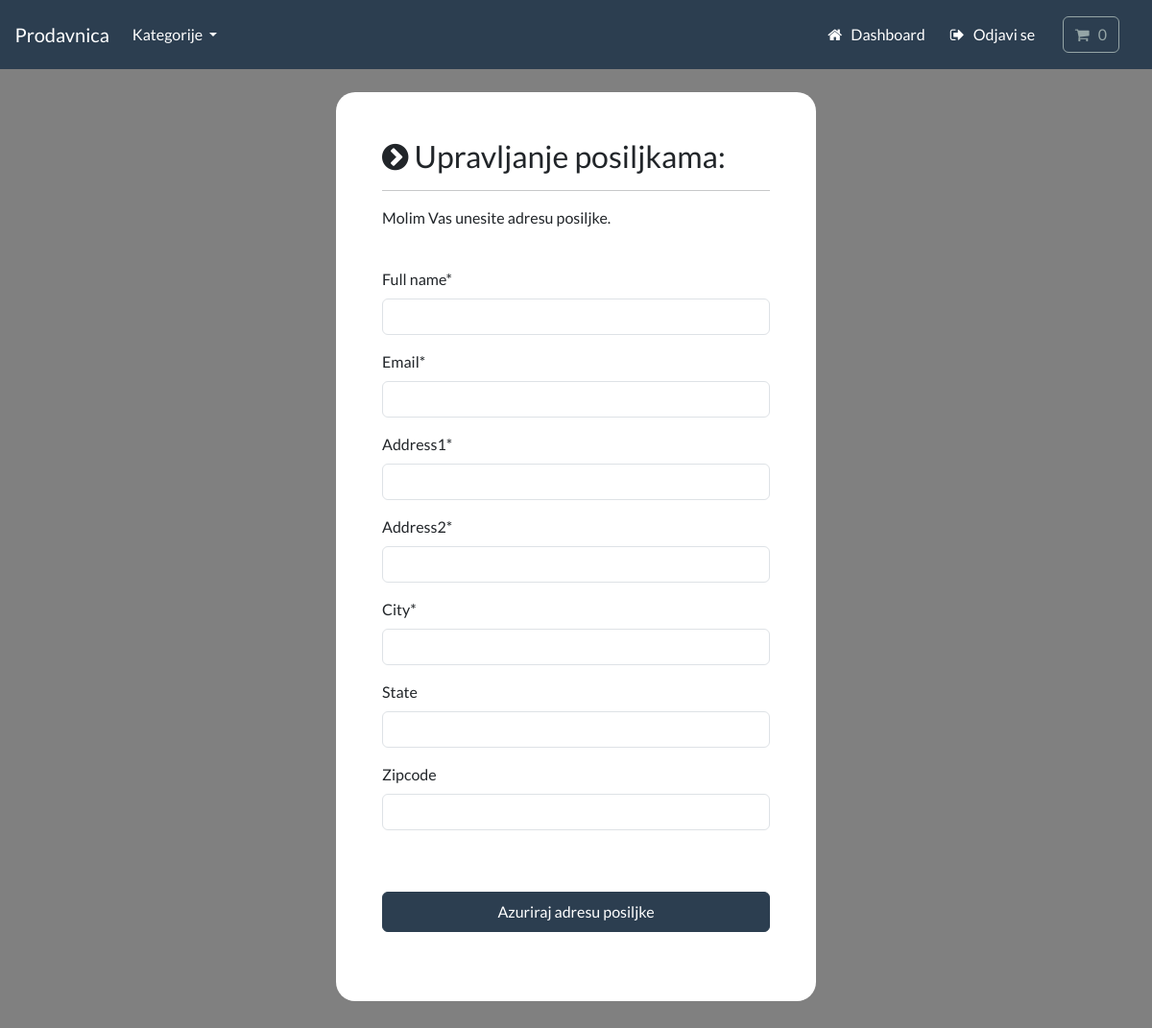
/account/manage-shipping (signed in), run on an earlier commit of the app's database.
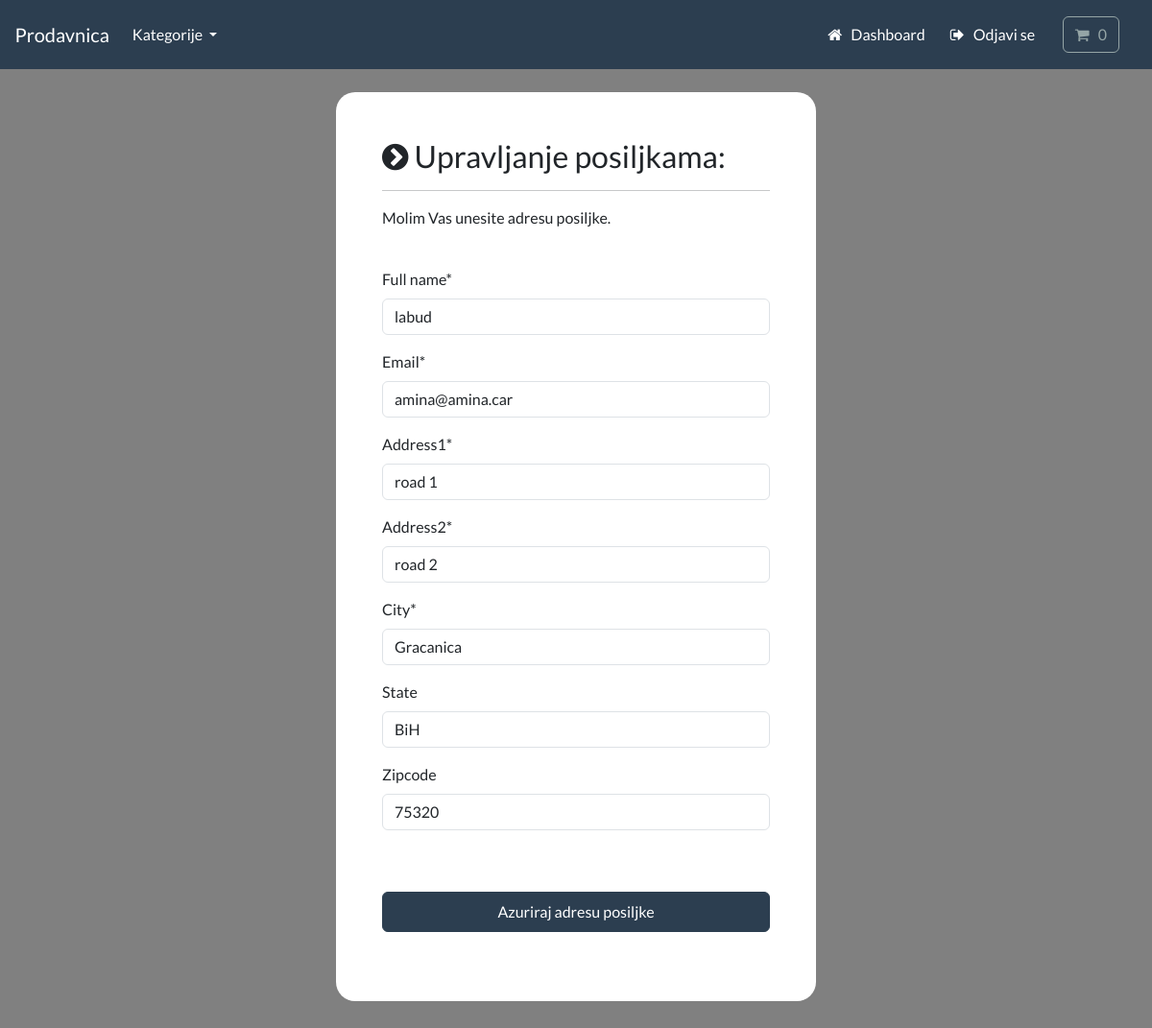
And on a later commit of the database.
### payment/models.py (models this page shows, shortened)
class ShippingAddress(models.Model):
    full_name = models.CharField(max_length=300)
    email = models.EmailField(max_length=255)
    address1 = models.CharField(max_length=300)
    address2 = models.CharField(max_length=300)
    city = models.CharField(max_length=255)
    state = models.CharField(max_length=255, null=True, blank=True)
    zipcode = models.CharField(max_length=255, null=True, blank=True)
    user = models.ForeignKey(User, on_delete=models.CASCADE, null=True, blank=True)
    class Meta:
        verbose_name_plural = "Shipping address"

### account/views.py (the view, shortened to what this page needs)
# urls.py: path('manage-shipping', views.manage_shipping, name='manage-shipping'),
@login_required(login_url='my-login')
def manage_shipping(request):
    try:
        shipping = ShippingAddress.objects.get(user=request.user.id)
    except ShippingAddress.DoesNotExist:
        shipping = None
    form = ShippingForm(instance=shipping)
    context = {'form': form}
    return render(request, 'account/manage-shipping.html', context=context)

### payment/forms.py
class ShippingForm(forms.ModelForm):
    class Meta:
        model = ShippingAddress
        fields = ['full_name', 'email', 'address1', 'address2', 'city', 'state', 'zipcode']
        exclude = ['user',]

### cart/cart.py (called while the page is built)
    def __len__(self):
        return sum(item['qty'] for item in self.cart.values())

### cart/context_processors.py (called while the page is built)
def cart(request):
    return {'cart': Cart(request)}

### store/models.py (called while the page is built)
    def get_absolute_url(self):
        return reverse('list-category', args=[self.slug])

### store/views.py (called while the page is built)
def categories(request):
    all_categories = Category.objects.all()
    return {'all_categories': all_categories}

### account/templates/account/manage-shipping.html (shortened to what this page needs)
{% include "store/base.html" %}
{% load static %}
{% load crispy_forms_tags %}
{% block content %}
<body>
        <br>
        <div class="container bg-white shadow-md p-5 form-layout"  >
            <h3><i class="fa fa-chevron-circle-right" aria-hidden="true"></i>&nbsp;Upravljanje posiljkama:</h3>
            <hr>
            <p> Molim Vas unesite adresu posiljke.</p>
            <br>
            <form method="POST" autocomplete="off">
                {{form.full_name|as_crispy_field}}
                {{form.email|as_crispy_field}}
                {{form.address1|as_crispy_field}}
                {{form.address2|as_crispy_field}}
                {{form.city|as_crispy_field}}
                {{form.state|as_crispy_field}}
                {{form.zipcode|as_crispy_field}}
                <br><br>
                <button type="submit" class="btn btn-primary navbar-btn text-white w-100 p-2">
                    Azuriraj adresu posiljke
                </button>
                <br><br>
            </form>
        </div>
        <br><br>
    </body>
{% endblock %}

What changed in the data, as far as the page shows it:
added ShippingAddress: full_name "labud", email "amina@amina.car", address1 "road 1", address2 "road 2", city "Gracanica", state "BiH", zipcode "75320"
